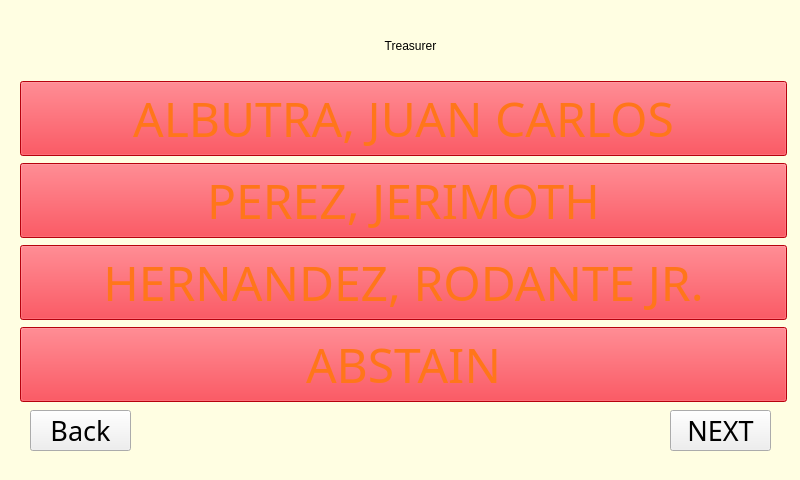
<?xml version="1.0" encoding="UTF-8"?>
<ui version="4.0">
 <class>MainWindow</class>
 <widget class="QMainWindow" name="MainWindow">
  <property name="geometry">
   <rect>
    <x>0</x>
    <y>0</y>
    <width>800</width>
    <height>480</height>
   </rect>
  </property>
  <property name="windowTitle">
   <string>MainWindow</string>
  </property>
  <widget class="QWidget" name="centralwidget">
   <widget class="QLabel" name="label">
    <property name="geometry">
     <rect>
      <x>270</x>
      <y>10</y>
      <width>281</width>
      <height>71</height>
     </rect>
    </property>
    <property name="styleSheet">
     <string notr="true">font: 87 16pt &quot;Arial Black&quot;;
font: 24pt &quot;MS Shell Dlg 2&quot;;</string>
    </property>
    <property name="text">
     <string>Treasurer</string>
    </property>
    <property name="alignment">
     <set>Qt::AlignCenter</set>
    </property>
   </widget>
   <widget class="QPushButton" name="nextTrea">
    <property name="enabled">
     <bool>true</bool>
    </property>
    <property name="geometry">
     <rect>
      <x>670</x>
      <y>410</y>
      <width>101</width>
      <height>41</height>
     </rect>
    </property>
    <property name="font">
     <font>
      <family>Arial Black</family>
      <pointsize>20</pointsize>
      <weight>10</weight>
      <italic>false</italic>
      <bold>false</bold>
     </font>
    </property>
    <property name="contextMenuPolicy">
     <enum>Qt::DefaultContextMenu</enum>
    </property>
    <property name="autoFillBackground">
     <bool>false</bool>
    </property>
    <property name="styleSheet">
     <string notr="true">font: 87 20pt &quot;Arial Black&quot;;</string>
    </property>
    <property name="text">
     <string>NEXT</string>
    </property>
    <property name="autoDefault">
     <bool>false</bool>
    </property>
   </widget>
   <widget class="QFrame" name="frame">
    <property name="geometry">
     <rect>
      <x>-31</x>
      <y>-21</y>
      <width>861</width>
      <height>511</height>
     </rect>
    </property>
    <property name="styleSheet">
     <string notr="true">background-color: rgb(255, 254, 226);</string>
    </property>
    <property name="frameShape">
     <enum>QFrame::StyledPanel</enum>
    </property>
    <property name="frameShadow">
     <enum>QFrame::Raised</enum>
    </property>
   </widget>
   <widget class="QWidget" name="layoutWidget">
    <property name="geometry">
     <rect>
      <x>20</x>
      <y>80</y>
      <width>767</width>
      <height>324</height>
     </rect>
    </property>
    <layout class="QVBoxLayout" name="verticalLayout">
     <item>
      <widget class="QPushButton" name="trea1">
       <property name="font">
        <font>
         <family>Arial Black</family>
         <pointsize>36</pointsize>
         <weight>10</weight>
         <italic>false</italic>
         <bold>false</bold>
        </font>
       </property>
       <property name="styleSheet">
        <string notr="true">color: rgb(255, 118, 26);
background-color: rgb(255, 2, 18);
selection-color: rgb(255, 0, 12);
selection-background-color: rgb(255, 0, 4);
font: 87 36pt &quot;Arial Black&quot;;</string>
       </property>
       <property name="text">
        <string>ALBUTRA, JUAN CARLOS</string>
       </property>
       <property name="checkable">
        <bool>false</bool>
       </property>
      </widget>
     </item>
     <item>
      <widget class="QPushButton" name="trea2">
       <property name="font">
        <font>
         <family>Arial Black</family>
         <pointsize>36</pointsize>
         <weight>10</weight>
         <italic>false</italic>
         <bold>false</bold>
        </font>
       </property>
       <property name="styleSheet">
        <string notr="true">color: rgb(255, 118, 26);
background-color: rgb(255, 2, 18);
selection-color: rgb(255, 0, 12);
selection-background-color: rgb(255, 0, 4);
font: 87 36pt &quot;Arial Black&quot;;</string>
       </property>
       <property name="text">
        <string>PEREZ, JERIMOTH</string>
       </property>
      </widget>
     </item>
     <item>
      <widget class="QPushButton" name="trea3">
       <property name="font">
        <font>
         <family>Arial Black</family>
         <pointsize>36</pointsize>
         <weight>10</weight>
         <italic>false</italic>
         <bold>false</bold>
        </font>
       </property>
       <property name="styleSheet">
        <string notr="true">color: rgb(255, 118, 26);
background-color: rgb(255, 2, 18);
selection-color: rgb(255, 0, 12);
selection-background-color: rgb(255, 0, 4);
font: 87 36pt &quot;Arial Black&quot;;</string>
       </property>
       <property name="text">
        <string>HERNANDEZ, RODANTE JR.</string>
       </property>
      </widget>
     </item>
     <item>
      <widget class="QPushButton" name="trea4">
       <property name="font">
        <font>
         <family>Arial Black</family>
         <pointsize>36</pointsize>
         <weight>10</weight>
         <italic>false</italic>
         <bold>false</bold>
        </font>
       </property>
       <property name="styleSheet">
        <string notr="true">color: rgb(255, 118, 26);
background-color: rgb(255, 2, 18);
selection-color: rgb(255, 0, 12);
selection-background-color: rgb(255, 0, 4);
font: 87 36pt &quot;Arial Black&quot;;</string>
       </property>
       <property name="text">
        <string>ABSTAIN</string>
       </property>
      </widget>
     </item>
    </layout>
   </widget>
   <widget class="QPushButton" name="backTrea">
    <property name="enabled">
     <bool>true</bool>
    </property>
    <property name="geometry">
     <rect>
      <x>30</x>
      <y>410</y>
      <width>101</width>
      <height>41</height>
     </rect>
    </property>
    <property name="font">
     <font>
      <family>Arial Black</family>
      <pointsize>20</pointsize>
      <weight>10</weight>
      <italic>false</italic>
      <bold>false</bold>
     </font>
    </property>
    <property name="contextMenuPolicy">
     <enum>Qt::DefaultContextMenu</enum>
    </property>
    <property name="autoFillBackground">
     <bool>false</bool>
    </property>
    <property name="styleSheet">
     <string notr="true">font: 87 20pt &quot;Arial Black&quot;;</string>
    </property>
    <property name="text">
     <string>Back</string>
    </property>
    <property name="autoDefault">
     <bool>false</bool>
    </property>
   </widget>
   <zorder>frame</zorder>
   <zorder>layoutWidget</zorder>
   <zorder>label</zorder>
   <zorder>nextTrea</zorder>
   <zorder>backTrea</zorder>
  </widget>
 </widget>
 <resources/>
 <connections/>
</ui>
